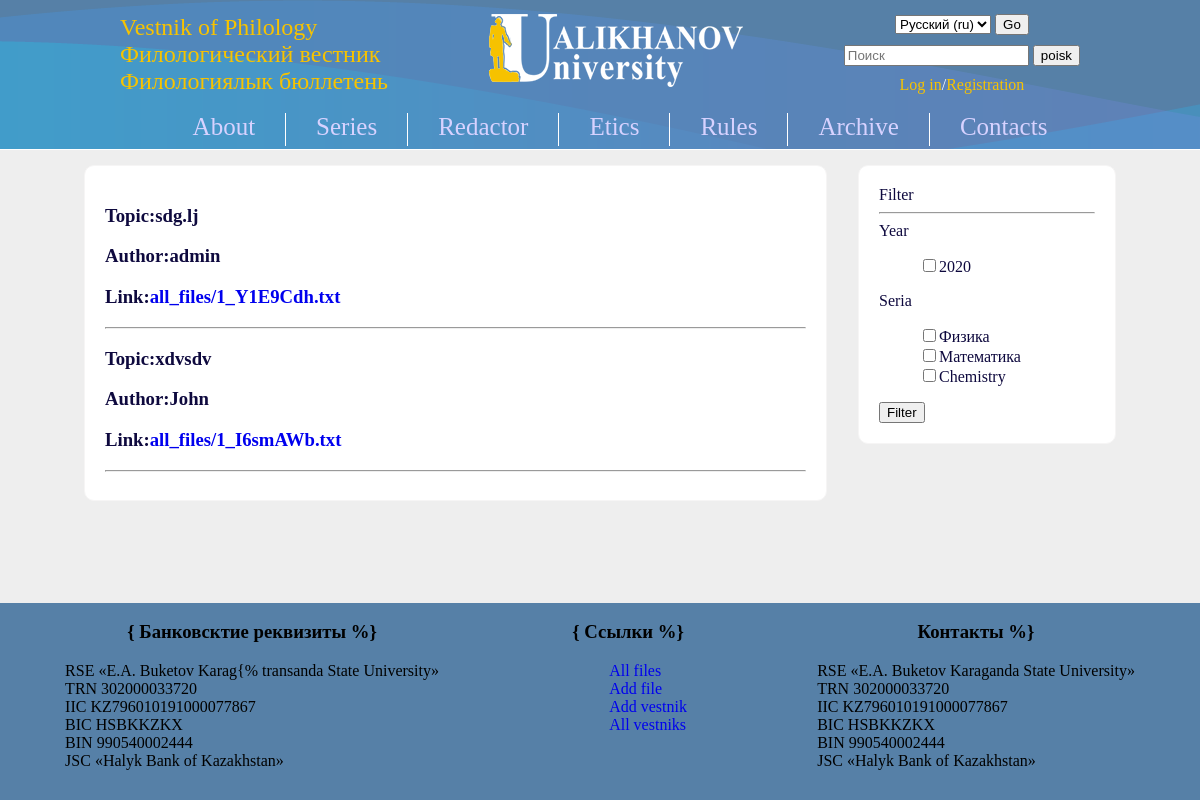
/filter/, run on the app's committed database.
### publication/models.py (models this page shows, shortened)
class PublicationFiles(models.Model):
    topic = models.CharField(blank=True, max_length=200, verbose_name="Тема")
    author = models.ForeignKey(User, on_delete=models.CASCADE, blank=True, verbose_name='Автор')
    soauthor = models.TextField(null=True, blank=True, verbose_name="Соавторы")
    comments = models.TextField(null=True, blank=True, verbose_name="Комментарии")
    file = models.FileField(upload_to='all_files', verbose_name="Файл")
    description = models.TextField(max_length=500, null=True, blank=True, verbose_name='Описание')
    date = models.DateTimeField(auto_now_add=True)
    series = models.ForeignKey(Series,on_delete=models.CASCADE,related_name='sFiles', verbose_name='Серия')
    redactor = models.BooleanField(default=False,verbose_name='Редактор')
    public = models.BooleanField(default=False,verbose_name='Опубликовать')
    archive = models.BooleanField(default=False, verbose_name='Архив')
    def get_absolute_url(self):
        return reverse('only_publication', args=[str(self.id)])
    class Meta:
        verbose_name = 'Файл'
        verbose_name_plural = 'Файлы'

class Series(models.Model):
    name = models.CharField(max_length=100,verbose_name='Название')
    description = models.TextField(blank=True, verbose_name="Описание")
    def __str__(self):
        return self.name
    class Meta:
        verbose_name = 'Серия'
        verbose_name_plural = 'Серии'
    def get_absolute_url(self):
        return reverse('seria_detail',args=[str(self.id)])

### publication/views.py (the view)
# urls.py: path('filter/',filter_publications,name='filter'),
def filter_publications(request):
    queryset = PublicationFiles.objects.all()
    if "year" in request.GET:
        queryset = queryset.filter(
            Q(date__year__in = request.GET.getlist("year"))
        )
    if "predmet" in request.GET:
        queryset = queryset.filter(
            Q(series__name__in = request.GET.getlist("predmet"))
        )
    return render(request,'publications.html',{'files':queryset})

### publication/context_processors.py (called while the page is built)
def seria(request):
    return {'series':Series.objects.all()}

### publication/templates/publications.html (shortened to what this page needs)
{% extends "index.html" %}
{% load static %}
{% block content %}
<div class="main" style="width:72%">
    {% for file in files %}
    <h3>Topic:{{ file.topic }}</h3>
    <h3>Author:{{ file.author }}</h3>
    <h3>Link:<a href="{{file.get_absolute_url}}">{{ file.file }}</a></h3>
    <hr>
    {% endfor %}
</div>
<div class="sub_menu">
	Filter
	<hr>
	<form action="{% url 'filter_ajax' %}" method="get" name="filter">
	Year
	<ul>
        <li><input type="checkbox" name="year"  value="2020"><span>2020</span></li>
	</ul>
	Seria
	<ul>
		{% for seria in series %}
	<li><input type="checkbox" name="predmet" value="{{seria}}"><span>{{seria}}</span></li>
		{% endfor %}
</ul>
<button type="submit">Filter</button>
</form>
</div>
{% endblock %}

### publication/static/styles.css (style rules this page uses)
html { height: 100%; }
body { margin:0px; padding: 0px; display: flex; flex-direction: column; height: 100%; background-color: #eee; }
a { text-decoration: none; }
li { list-style-type:none; }
.main { width:100%; border:1px solid #F6F5F5; float:left; background-color: white; padding: 20px; box-sizing: border-box; border-radius: 10px; }
.sub_menu { padding: 20px; width:25%; border:1px solid #F6F5F5; float:right; background-color: white; box-sizing: border-box; border-radius:10px; }

### data on the page
PublicationFiles: topic "sdg.lj", author "admin", file "all_files/1_Y1E9Cdh.txt"
PublicationFiles: topic "xdvsdv", author "John", file "all_files/1_I6smAWb.txt"
Series: name "Физика"
Series: name "Математика"
Series: name "Chemistry"

### other printed values
form field language "Русский (ru)"
